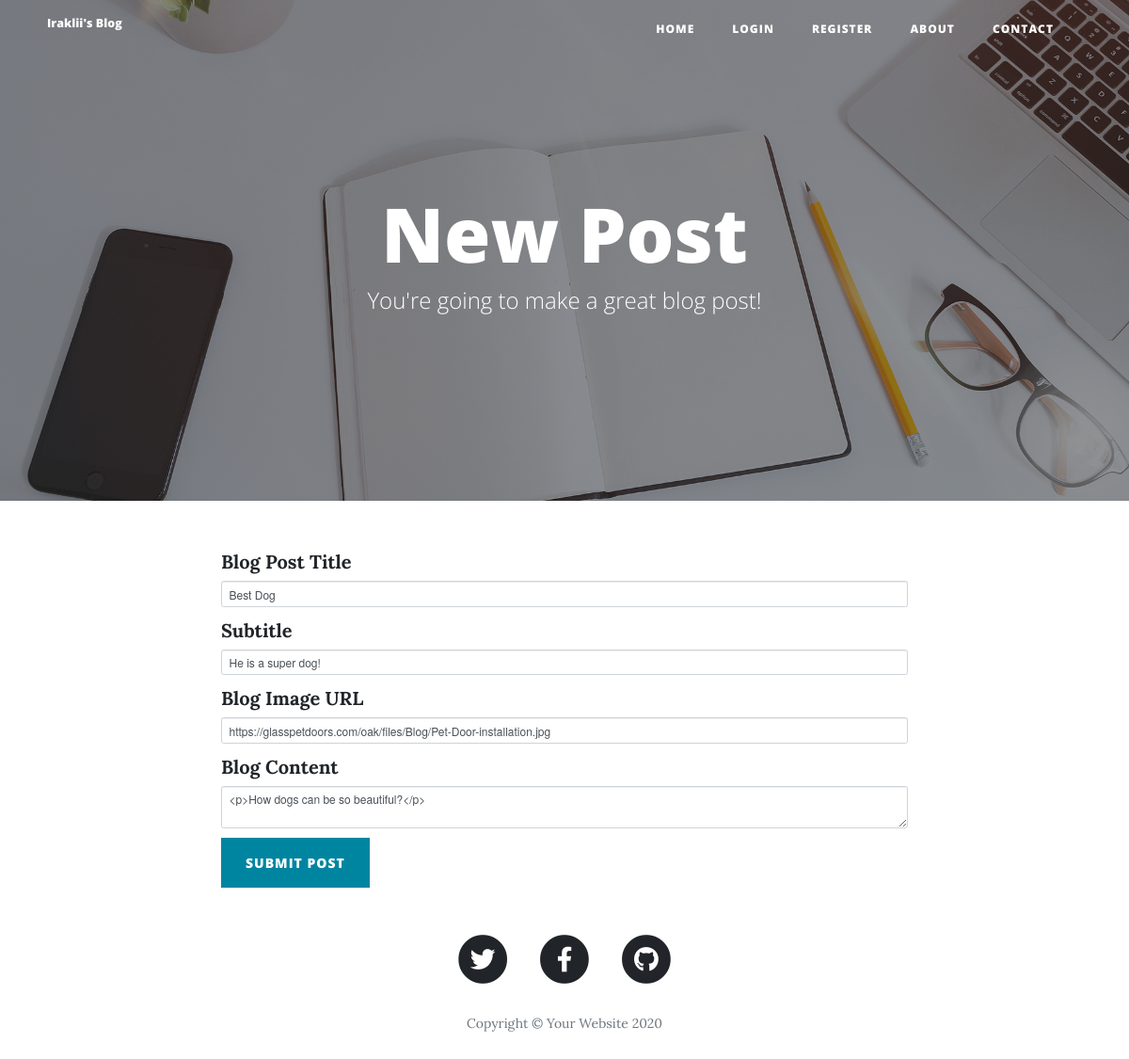
Page /edit-post/1 (signed in) on the committed database.
### main.py (models this page shows)
class BlogPost(db.Model):
    __tablename__ = "blog_posts"
    id = db.Column(db.Integer, primary_key=True)
    author_id = db.Column(db.Integer, db.ForeignKey('user.id'))
    author = relationship('User', back_populates="posts")
    title = db.Column(db.String(250), unique=True, nullable=False)
    subtitle = db.Column(db.String(250), nullable=False)
    date = db.Column(db.String(250), nullable=False)
    body = db.Column(db.Text, nullable=False)
    img_url = db.Column(db.String(250), nullable=False)
    comments_of_post =  relationship('Comment', back_populates='')

### main.py (the view, shortened to what this page needs)
@app.route("/edit-post/<int:post_id>")
@admin_only
def edit_post(post_id):
    post = BlogPost.query.get(post_id)
    edit_form = CreatePostForm(
        title=post.title,
        subtitle=post.subtitle,
        img_url=post.img_url,
        author=post.author,
        body=post.body
    )
    return render_template("make-post.html", form=edit_form)

### forms.py
class CreatePostForm(FlaskForm):
    title = StringField("Blog Post Title", validators=[DataRequired()])
    subtitle = StringField("Subtitle", validators=[DataRequired()])
    img_url = StringField("Blog Image URL", validators=[DataRequired(), URL()])
    body = CKEditorField("Blog Content", validators=[DataRequired()])
    submit = SubmitField("Submit Post")

### main.py (called while the page is built)
@login_manager.user_loader
def load_user(user_id):
    return User.query.get(user_id)

def admin_only(function):
    @wraps(function)
    def wrapper_function(*args, **kwargs):
        if current_user.id != 1:
            return abort(403)
        return function(*args, **kwargs)
    return wrapper_function

### templates/make-post.html (shortened to what this page needs)
{% extends 'bootstrap/base.html' %}
{% import "bootstrap/wtf.html" as wtf %}
{% block content %}
{% include "header.html" %}
  <header class="masthead" style="background-image: url('{{ url_for('static', filename='img/edit-bg.jpg')}}')">
    <div class="overlay"></div>
    <div class="container">
      <div class="row">
        <div class="col-lg-8 col-md-10 mx-auto">
          <div class="page-heading">
            {% if is_edit: %}
            <h1>Edit Post</h1>
            {% else: %}
            <h1>New Post</h1>
            {% endif %}
            <span class="subheading">You're going to make a great blog post!</span>
          </div>
        </div>
      </div>
    </div>
  </header>
  <div class="container">
    <div class="row">
      <div class="col-lg-8 col-md-10 mx-auto">
        {{ wtf.quick_form(form, novalidate=True, button_map={"submit": "primary"}) }}
      </div>
    </div>
  </div>
{% include "footer.html" %}
{% endblock %}

### templates/header.html (shortened to what this page needs)
<!DOCTYPE html>
<html lang="en">
<head>
  <link href="{{ url_for('static', filename='vendor/bootstrap/css/bootstrap.min.css') }}" rel="stylesheet">
  <link href="{{ url_for('static', filename='vendor/fontawesome-free/css/all.min.css')}}" rel="stylesheet" type="text/css">
  <link href="{{ url_for('static', filename='css/clean-blog.min.css')}}" rel="stylesheet">
</head>
<body>
  <nav class="navbar navbar-expand-lg navbar-light fixed-top" id="mainNav">
    <div class="container">
      <a class="navbar-brand" href="{{url_for('get_all_posts')}}">Iraklii's Blog</a>
      <div class="collapse navbar-collapse" id="navbarResponsive">
        <ul class="navbar-nav ml-auto">
          <li class="nav-item">
            <a class="nav-link" href="{{ url_for('get_all_posts') }}">Home</a>
          </li>
        {% if not logged_in: %}
          <li class="nav-item">
            <a class="nav-link" href="{{ url_for('login') }}">Login</a>
          </li>
          <li class="nav-item">
            <a class="nav-link" href="{{ url_for('register') }}">Register</a>
          </li>
        {% endif %}
          <li class="nav-item">
            <a class="nav-link" href="{{ url_for('about') }}">About</a>
          </li>
          <li class="nav-item">
            <a class="nav-link" href="{{ url_for('contact') }}">Contact</a>
          </li>
        </ul>
      </div>
    </div>
  </nav>

### templates/footer.html (shortened to what this page needs)
  <footer>
    <div class="container">
      <div class="row">
        <div class="col-lg-8 col-md-10 mx-auto">
          <ul class="list-inline text-center">
            <li class="list-inline-item">
              <a href="#">
                <span class="fa-stack fa-lg">
                  <i class="fas fa-circle fa-stack-2x"></i>
                  <i class="fab fa-twitter fa-stack-1x fa-inverse"></i>
                </span>
              </a>
            </li>
            <li class="list-inline-item">
              <a href="#">
                <span class="fa-stack fa-lg">
                  <i class="fas fa-circle fa-stack-2x"></i>
                  <i class="fab fa-facebook-f fa-stack-1x fa-inverse"></i>
                </span>
              </a>
            </li>
            <li class="list-inline-item">
              <a href="#">
                <span class="fa-stack fa-lg">
                  <i class="fas fa-circle fa-stack-2x"></i>
                  <i class="fab fa-github fa-stack-1x fa-inverse"></i>
                </span>
              </a>
            </li>
          </ul>
          <p class="copyright text-muted">Copyright &copy; Your Website 2020</p>
        </div>
      </div>
    </div>
  </footer>
</body>
</html>

### rows in the picture
BlogPost: title "Best Dog", subtitle "He is a super dog!", img_url "https://glasspetdoors.com/oak/files/Blog/Pet-Door-installation.jpg", body "<p>How dogs can be so beautiful?</p>"
